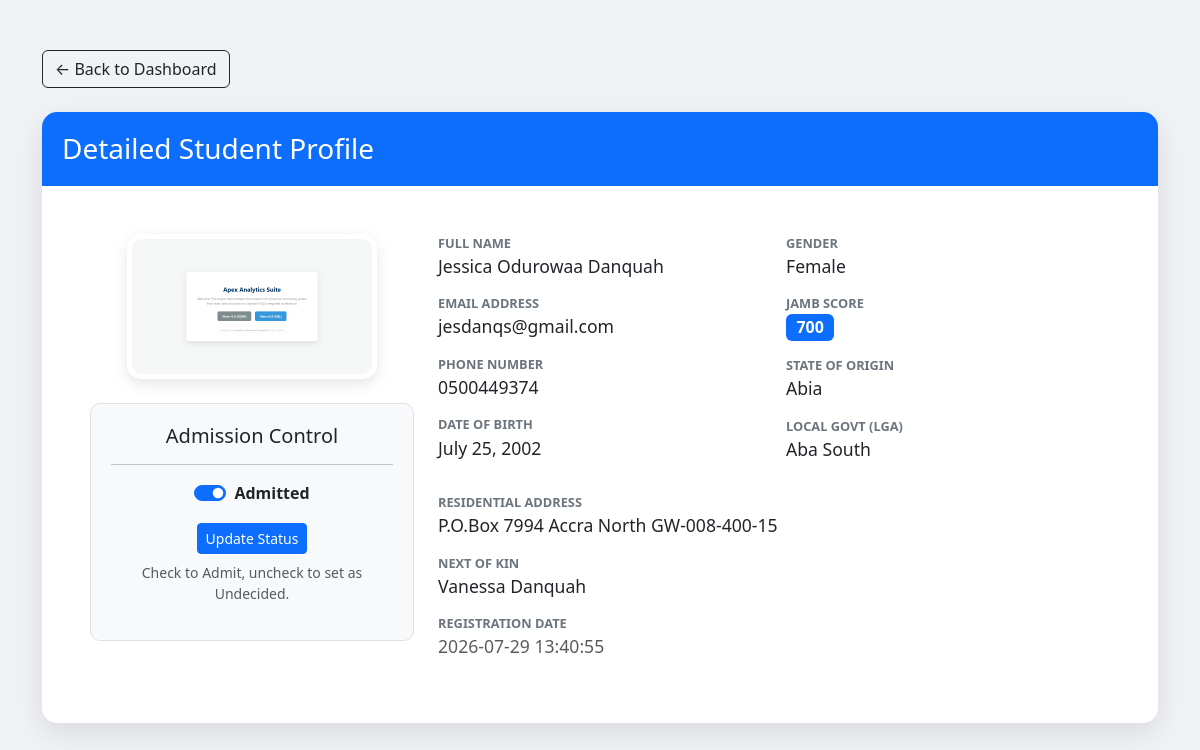
Page /view.php?id=1 on the committed database.
### tables this page shows
CREATE TABLE `students` (
  `id` int NOT NULL AUTO_INCREMENT,
  `profile_image` varchar(255) DEFAULT NULL,
  `first_name` varchar(50) NOT NULL,
  `middle_name` varchar(50) DEFAULT NULL,
  `last_name` varchar(50) NOT NULL,
  `email` varchar(100) NOT NULL,
  `dob` date NOT NULL,
  `gender` enum('Male','Female','Other') NOT NULL,
  `phone` varchar(20) NOT NULL,
  `address` text NOT NULL,
  `state_of_origin` varchar(50) NOT NULL,
  `lga` varchar(50) NOT NULL,
  `next_of_kin` varchar(100) NOT NULL,
  `jamb_score` int NOT NULL,
  `admission_status` enum('Admitted','Undecided') DEFAULT 'Undecided',
  `created_at` timestamp NULL DEFAULT CURRENT_TIMESTAMP,
  PRIMARY KEY (`id`)
);

### view.php (the view, shortened to what this page needs)
<?php
include 'db.php';
$id = mysqli_real_escape_string($conn, $_GET['id']);
$sql = "SELECT * FROM students WHERE id = '$id'";
$result = $conn->query($sql);
if ($result->num_rows > 0) {
    $student = $result->fetch_assoc();
} else {
    die("Student record not found.");
}
?>
<!DOCTYPE html>
<html lang="en">
<head>
    <link href="https://cdn.jsdelivr.net/npm/bootstrap@5.3.0/dist/css/bootstrap.min.css" rel="stylesheet">
</head>
<body>
<div class="container">
    <div class="mb-4">
        <a href="dashboard.php" class="btn btn-outline-dark">← Back to Dashboard</a>
    </div>
    <div class="detail-card">
        <div class="detail-header">
            <h3 class="mb-0">Detailed Student Profile</h3>
        </div>
        <div class="card-body p-5">
            <div class="row">
                <div class="col-md-4 text-center mb-4">
                    <img src="uploads/<?php echo $student['profile_image']; ?>" class="profile-main-img" alt="Student Photo">
                    <div class="mt-4 status-box">
                        <h5>Admission Control</h5>
                        <hr>
                        <form method="POST">
                            <div class="form-check form-switch d-inline-block">
                                <input class="form-check-input" type="checkbox" name="admission_status_cb" id="statusCheck"
                                    <?php echo ($student['admission_status'] == 'Admitted') ? 'checked' : ''; ?>>
                                <label class="form-check-label fw-bold" for="statusCheck">
                                    <?php echo $student['admission_status']; ?>
                                </label>
                            </div>
                            <div class="mt-3">
                                <button type="submit" name="update_status" class="btn btn-primary btn-sm">Update Status</button>
                            </div>
                        </form>
                        <p class="small text-muted mt-2">Check to Admit, uncheck to set as Undecided.</p>
                    </div>
                </div>
                <div class="col-md-8">
                    <div class="row">
                        <div class="col-md-6">
                            <div class="info-label">Full Name</div>
                            <div class="info-value"><?php echo $student['first_name'] . " " . $student['middle_name'] . " " . $student['last_name']; ?></div>
                            <div class="info-label">Email Address</div>
                            <div class="info-value"><?php echo $student['email']; ?></div>
                            <div class="info-label">Phone Number</div>
                            <div class="info-value"><?php echo $student['phone']; ?></div>
                            <div class="info-label">Date of Birth</div>
                            <div class="info-value"><?php echo date('F j, Y', strtotime($student['dob'])); ?></div>
                        </div>
                        <div class="col-md-6">
                            <div class="info-label">Gender</div>
                            <div class="info-value"><?php echo $student['gender']; ?></div>
                            <div class="info-label">JAMB Score</div>
                            <div class="info-value"><span class="badge bg-primary fs-6"><?php echo $student['jamb_score']; ?></span></div>
                            <div class="info-label">State of Origin</div>
                            <div class="info-value"><?php echo $student['state_of_origin']; ?></div>
                            <div class="info-label">Local Govt (LGA)</div>
                            <div class="info-value"><?php echo $student['lga']; ?></div>
                        </div>
                        <div class="col-12 mt-3">
                            <div class="info-label">Residential Address</div>
                            <div class="info-value"><?php echo $student['address']; ?></div>
                        </div>
                        <div class="col-12">
                            <div class="info-label">Next of Kin</div>
                            <div class="info-value"><?php echo $student['next_of_kin']; ?></div>
                        </div>
                        <div class="col-12">
                            <div class="info-label">Registration Date</div>
                            <div class="info-value text-muted small"><?php echo $student['created_at']; ?></div>
                        </div>
                    </div>
                </div>
            </div>
        </div>
    </div>
</div>
</body>
</html>

### view.php (style rules this page uses)
body { background-color: #f0f2f5; padding-top: 50px; padding-bottom: 50px; }
.detail-card { background: white; border-radius: 15px; overflow: hidden; box-shadow: 0 10px 30px rgba(0,0,0,0.1); }
.detail-header { background: #0d6efd; color: white; padding: 20px; }
.profile-main-img { width: 100%; max-width: 250px; border-radius: 15px; border: 5px solid #fff; box-shadow: 0 5px 15px rgba(0,0,0,0.1); }
.info-label { font-weight: bold; color: #6c757d; text-transform: uppercase; font-size: 0.8rem; }
.info-value { font-size: 1.1rem; color: #212529; margin-bottom: 15px; }
.status-box { background: #f8f9fa; border-radius: 10px; padding: 20px; border: 1px solid #dee2e6; }

### rows in the picture
students: profile_image (picture), admission_status "☑", admission_status "Admitted", first_name "Jessica", middle_name "Odurowaa", last_name "Danquah", email "jesdanqs@gmail.com", phone "0500449374", dob "July 25, 2002", gender "Female", jamb_score "700", state_of_origin "Abia", lga "Aba South", address "P.O.Box 7994 Accra North GW-008-400-15", next_of_kin "Vanessa Danquah", created_at "2026-07-29 13:40:55"
